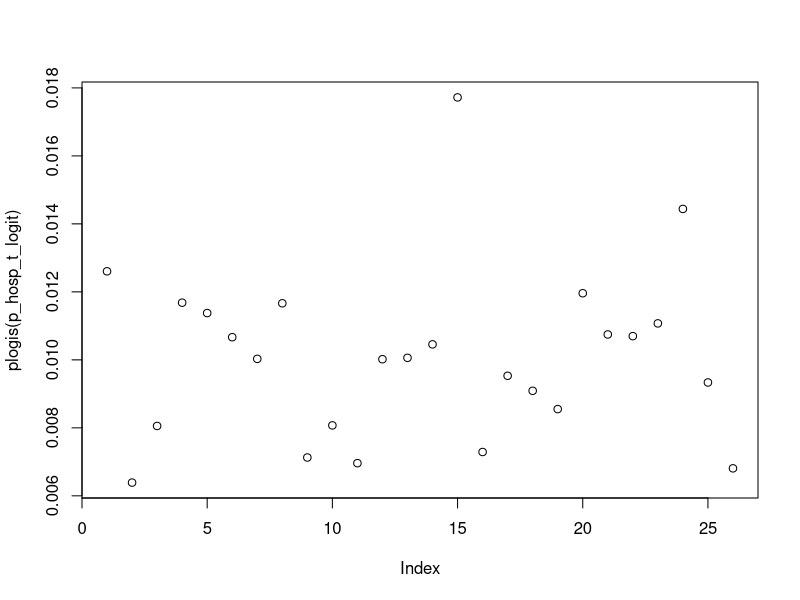

The R source for this figure:
ar1 <- function(mu, ac, sd, z) {
  n <- length(z)
  x <- rep(0, n)
  tvd <- rep(0, n)

  tvd[1] <- sd * z[1]
  x[1] <- mu[1] + tvd[1]

  for (i in 2:n) {
    tvd[i] <- ac * tvd[i - 1] + sd * z[i]
    x[i] <- mu[i] + tvd[i]
  }
  return(x)
}

p_hosp_mean <- rep(0.01, 26)
p_hosp_logit <- qlogis(p_hosp_mean)
ac <- 0.01
sd <- 0.3
z <- rnorm(26)

p_hosp_t_logit <- ar1(p_hosp_logit, ac, sd, z)

plot(plogis(p_hosp_t_logit))
